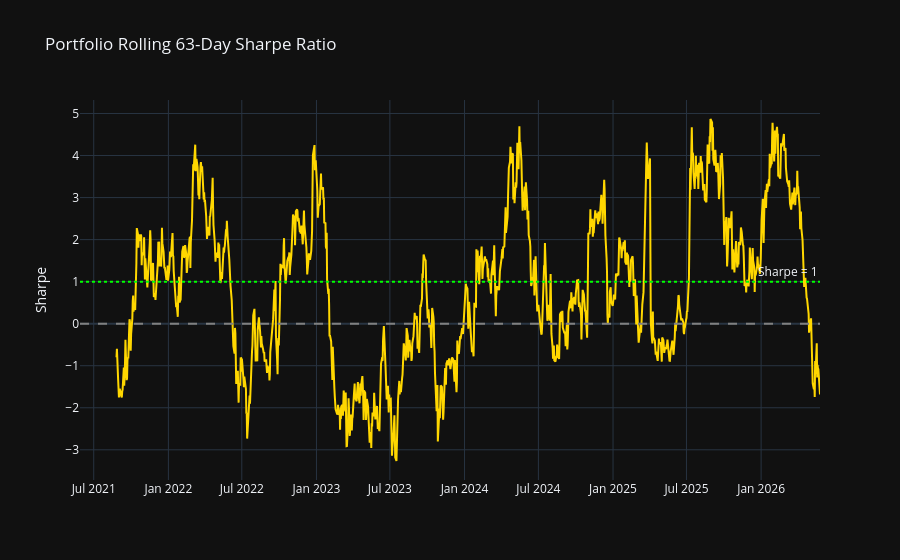
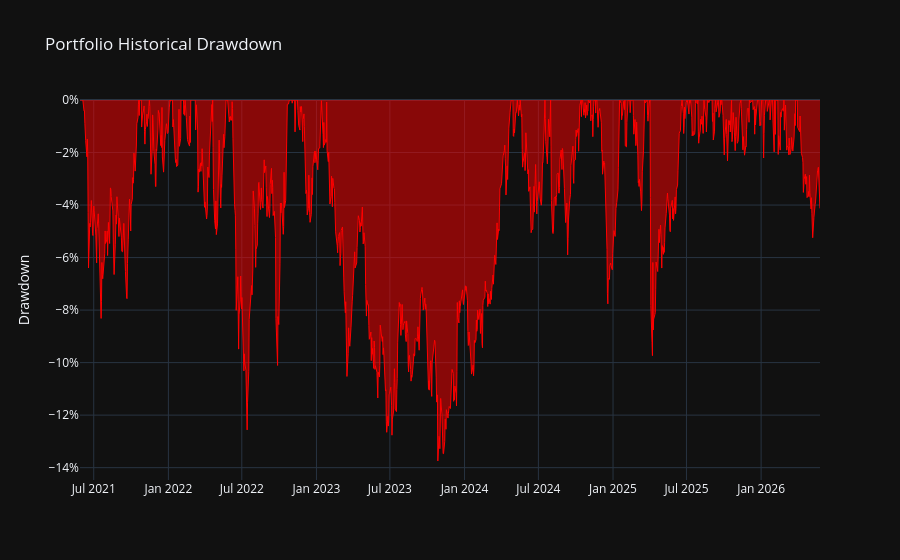

The cell these charts' notebook holds for them, in order:
### Markdown cell above
### 2b-ii · Rolling Portfolio Metrics (Sharpe, Drawdown)

### Code cell
ROLLING_METRICS_WINDOW = 63   # ~1 quarter; override here if needed

roll_ret  = portfolio_rets.rolling(ROLLING_METRICS_WINDOW).mean() * 252
roll_vol2 = portfolio_rets.rolling(ROLLING_METRICS_WINDOW).std()  * np.sqrt(252)
roll_sharpe = (roll_ret - RISK_FREE) / roll_vol2

# Rolling drawdown on cumulative portfolio
cum_port  = (1 + portfolio_rets).cumprod()
roll_peak = cum_port.cummax()
roll_dd   = (cum_port - roll_peak) / roll_peak

fig = go.Figure()
fig.add_trace(go.Scatter(x=roll_sharpe.index, y=roll_sharpe,
                         name=f'Rolling {ROLLING_METRICS_WINDOW}d Sharpe',
                         line=dict(color='gold', width=2)))
fig.add_hline(y=0, line_dash='dash', line_color='grey')
fig.add_hline(y=1, line_dash='dot',  line_color='lime', annotation_text='Sharpe = 1')
fig.update_layout(title=f'Portfolio Rolling {ROLLING_METRICS_WINDOW}-Day Sharpe Ratio',
                  yaxis_title='Sharpe', template='plotly_dark')
fig.show()

fig2 = go.Figure()
fig2.add_trace(go.Scatter(x=roll_dd.index, y=roll_dd,
                          fill='tozeroy', name='Drawdown',
                          line=dict(color='red', width=1)))
fig2.update_layout(title='Portfolio Historical Drawdown',
                   yaxis_title='Drawdown', yaxis_tickformat='.0%',
                   template='plotly_dark')
fig2.show()

print(f'Rolling {ROLLING_METRICS_WINDOW}d Sharpe  — current: {roll_sharpe.iloc[-1]:.2f} '
      f'| max: {roll_sharpe.max():.2f} | min: {roll_sharpe.min():.2f}')
print(f'Max historical drawdown (portfolio): {roll_dd.min():.2%}')
print(f'Current drawdown from peak:          {roll_dd.iloc[-1]:.2%}')

### Figure 1 — Plotly figure (JSON) as saved in the notebook; plotly's stock layout.template omitted (floating-point values rounded to 4 significant figures; data arrays with more than 128 entries replaced by an {"elided": "..."} marker saying what was removed)
{"data": [{"line": {"color": "gold", "width": 2}, "name": "Rolling 63d Sharpe", "type": "scatter", "x": {"elided": "1253 str values"}, "y": {"elided": "1253 float values"}}], "layout": {"annotations": [{"showarrow": false, "text": "Sharpe = 1", "x": 1, "xanchor": "right", "xref": "x domain", "y": 1, "yanchor": "bottom", "yref": "y"}], "shapes": [{"line": {"color": "grey", "dash": "dash"}, "type": "line", "x0": 0, "x1": 1, "xref": "x domain", "y0": 0, "y1": 0, "yref": "y"}, {"line": {"color": "lime", "dash": "dot"}, "type": "line", "x0": 0, "x1": 1, "xref": "x domain", "y0": 1, "y1": 1, "yref": "y"}], "title": {"text": "Portfolio Rolling 63-Day Sharpe Ratio"}, "yaxis": {"title": {"text": "Sharpe"}}}}

### Figure 2 — Plotly figure (JSON) as saved in the notebook; plotly's stock layout.template omitted (floating-point values rounded to 4 significant figures; data arrays with more than 128 entries replaced by an {"elided": "..."} marker saying what was removed)
{"data": [{"fill": "tozeroy", "line": {"color": "red", "width": 1}, "name": "Drawdown", "type": "scatter", "x": {"elided": "1253 str values"}, "y": {"elided": "1253 float values"}}], "layout": {"title": {"text": "Portfolio Historical Drawdown"}, "yaxis": {"tickformat": ".0%", "title": {"text": "Drawdown"}}}}
